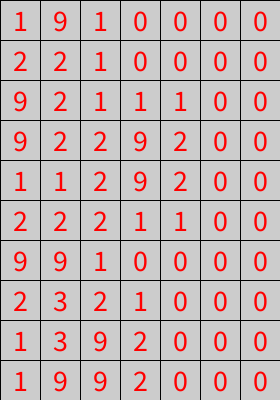
Frame 1 (no input)
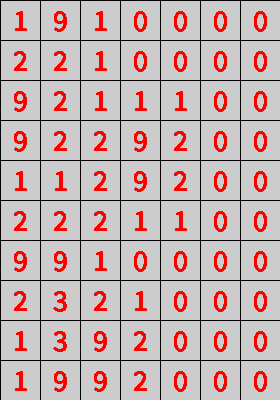
Frame 60 (the mouse pressed at the canvas centre just before this capture)
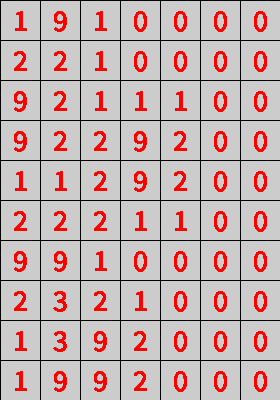
Frame 120 (the mouse held since frame 60 and released just before this capture)

The Processing sketch that drew these frames (run headless with seeded random() and noise(); from frame 60 on, the mouse is pressed at the canvas centre):

// Processing sketch: week14_13_minesweep_part2_show_1_8_numbers
// ── week14_13_minesweep_part2_show_1_8_numbers.pde
// week14_13_minesweep_part2_show_1_8_numbers
// 修改自 week14_12_minesweep_part1_show_numbers_9_mines
// 畫出格子了, 但是第一下希望是空格, 把其他的數字都顯示
void setup(){
  size(280,400);
  for(int k=0; k<10; k++){ // 要放10個地雷
    int i = int(random(10)), j = int(random(7));
    map[i][j] = 9;
  }
  for(int i=0; i<10; i++){
    for(int j=0; j<7; j++){
      if(map[i][j]==9){
        for(int ii=i-1; ii<=i+1; ii++){
          for(int jj=j-1; jj<=j+1; jj++){
            if(ii<0 || jj<0 || ii>=10 || jj>=7) continue;
            if(map[ii][jj]!=9) map[ii][jj]++;
          }
        }
      }
    }
  }
  textSize(30);
  textAlign(CENTER,CENTER);
}
int [][] map = new int[10][7]; 
void draw(){
  for(int i=0; i<10; i++){
    for(int j=0; j<7; j++){
      noFill(); rect(j*40,i*40, 40, 40);
      fill(#FF0000); text(map[i][j], j*40+20, i*40+20);
    }
  }
}
